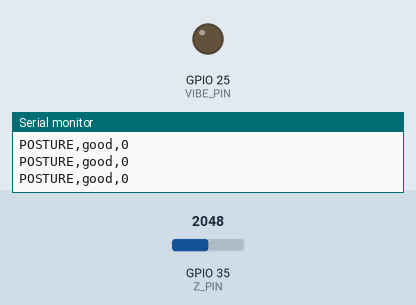
Simulated run of this sketch. Board: ESP32. Shown: output pins drawn as LEDs (lit = HIGH), the last lines printed to the serial monitor. Dashed ring = blinking. The inputs (shaded band) are chosen by the test bench; at power-on: GPIO 35 (Z_PIN) = 2048 (analog values on the 0–4095 scale). Nothing arrives over Bluetooth unless stated; a phone connects over Bluetooth LE 3 s after start.

Above: at 4.6 s.
4.7 s: GPIO 35 (Z_PIN) set to 2192
6.2 s: GPIO 35 (Z_PIN) set to 2291
At 15.32 s:
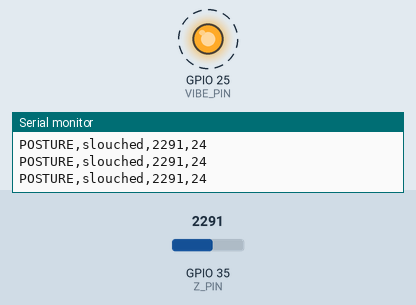
Timing chart, 0 to 18.7 s (numbered marks = the images above; inputs shaded):
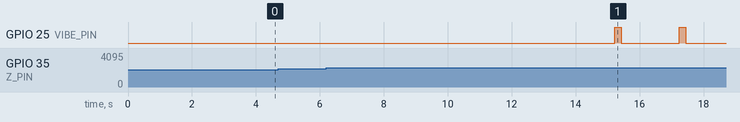

Measured:
- the behaviour switches between 2247 and 2248 on GPIO 35 (Z_PIN) (found by bisection; images 0 and 1)
- after the input at 6.2 s, GPIO 25 (VIBE_PIN): alternates HIGH for 0.20 s and LOW for 1.8 s, starting after 9.0 s

The sketch:

posture.ino
```cpp
/*
 * D.U.C.K ESP32 Posture Sensor
 * Reads analog posture sensor (e.g. flex on Z_PIN), supports calibration,
 * outputs POSTURE,... over USB Serial and BLE notify (same line format).
 * Vibe only after 9 s consecutive bad posture; device turns off after 30 s consecutive bad posture.
 *
 * BLE: NimBLE library (NimBLE-Arduino). Host PC uses telemetry/posture-ble/ (bleak); UUIDs below
 * must match that Python code.
 */

#include <NimBLEDevice.h>

#define Z_PIN        35   // Analog input (e.g. flex sensor with voltage divider)
#define VIBE_PIN     25   // Vibration motor
#define BAUD         115200

// ----- BLE (GATT notify; no Wi-Fi) -----
// Human-readable name in scan results (PC can find us by name or by SERVICE UUID below).
#define BLE_DEVICE_NAME       "DUCK Posture"
// UUID = Universally Unique ID: a fixed label for "this app's BLE service" (like a doorplate).
// Advertised so PCs can spot D.U.C.K even if the OS hides BLE_DEVICE_NAME.
#define BLE_SERVICE_UUID      "4fafc201-1fb5-459e-8fcc-c5c9c331914b"
// One GATT characteristic; NOTIFY = ESP32 pushes each POSTURE line to subscribed clients.
#define BLE_POSTURE_CHAR_UUID "beb5483e-36e1-4688-b7f5-ea07361b26a8"

// ----- Calibration -----
#define CALIBRATION_MS       3000   // How long (ms) to sample at startup to set "good posture" baseline
#define SAMPLE_INTERVAL_MS   50     // Interval between samples during calibration

// ----- Slouch sensitivity (adjust here) -----
#define SLOUCH_THRESHOLD_RAW_PER_DEGREE  10
#define SLOUCH_THRESHOLD_DEGREES         20
#define SLOUCH_THRESHOLD  (SLOUCH_THRESHOLD_DEGREES * SLOUCH_THRESHOLD_RAW_PER_DEGREE)

#define OUTPUT_INTERVAL_MS  100

#define VIBE_ON_MS   200
#define VIBE_OFF_MS  1800
#define VIBE_AFTER_SLOUCH_MS   9000
#define TURNOFF_AFTER_SLOUCH_MS 30000
#define SMOOTH_SAMPLES  5

// "Good posture" ADC average learned at boot (CALIBRATION_MS).
static float baselineRaw = 0.0f;
static bool calibrated = false;

// Rolling buffer for less noisy readings than single analogRead().
static int smoothBuf[SMOOTH_SAMPLES];
static int smoothIdx = 0;
static int smoothCount = 0;

static NimBLEServer* bleServer = nullptr;
// Where we write UTF-8 lines; host subscribes to this UUID to receive notifies.
static NimBLECharacteristic* postureChar = nullptr;
static bool bleClientConnected = false;

// NimBLE calls these when a laptop/phone connects or drops the BLE link.
class DuckBleServerCallbacks : public NimBLEServerCallbacks {
  void onConnect(NimBLEServer* /*pServer*/, NimBLEConnInfo& /*connInfo*/) override {
    bleClientConnected = true;
  }
  void onDisconnect(NimBLEServer* /*pServer*/, NimBLEConnInfo& /*connInfo*/, int /*reason*/) override {
    bleClientConnected = false;
    NimBLEDevice::startAdvertising();  // Become discoverable again for the next session.
  }
};

// One-time: create BLE service + notify characteristic, then start advertising packets.
static void setupBle() {
  NimBLEDevice::init(BLE_DEVICE_NAME);
  bleServer = NimBLEDevice::createServer();
  bleServer->setCallbacks(new DuckBleServerCallbacks());

  NimBLEService* svc = bleServer->createService(BLE_SERVICE_UUID);
  postureChar = svc->createCharacteristic(
      BLE_POSTURE_CHAR_UUID,
      NIMBLE_PROPERTY::NOTIFY);
  svc->start();

  NimBLEAdvertising* adv = NimBLEDevice::getAdvertising();
  adv->setName(BLE_DEVICE_NAME);
  adv->addServiceUUID(BLE_SERVICE_UUID);  // Lets scanners find us without relying on name only.
  adv->enableScanResponse(true);
  NimBLEDevice::startAdvertising();

  Serial.println("BLE: advertising as \"" BLE_DEVICE_NAME "\" (notify characteristic ready).");
}

// Host-visible line: always USB serial; BLE notify only if a client is connected (saves radio).
static void emitPostureLine(const char* line) {
  Serial.println(line);
  if (postureChar && bleClientConnected) {
    postureChar->setValue((const uint8_t*)line, strlen(line));
    postureChar->notify();
  }
}

void setup() {
  Serial.begin(BAUD);
  delay(200);

  pinMode(VIBE_PIN, OUTPUT);
  digitalWrite(VIBE_PIN, LOW);

  analogReadResolution(12);              // 0..4095 typical for ESP32 ADC
  analogSetPinAttenuation(Z_PIN, ADC_11db);  // Full-scale ~3.3 V on GPIO35
  delay(200);

  Serial.println("\n--- D.U.C.K Posture Sensor ---");
  Serial.print("Reset reason: ");
  Serial.println(esp_reset_reason());

  // User must hold neutral posture here; baseline is the reference for "slouched" later.
  Serial.println("Calibrating: hold good posture...");
  unsigned long t0 = millis();
  unsigned long sum = 0;
  int n = 0;
  while (millis() - t0 < CALIBRATION_MS) {
    int raw = analogRead(Z_PIN);
    sum += raw;
    n++;
    delay(SAMPLE_INTERVAL_MS);
  }
  baselineRaw = (n > 0) ? (sum / (float)n) : 2048.0f;
  calibrated = true;
  Serial.print("Baseline (raw): ");
  Serial.println(baselineRaw, 1);
  Serial.print("Slouch threshold: ");
  Serial.print(SLOUCH_THRESHOLD_DEGREES);
  Serial.println(" deg (vibe after 9s bad, off after 30s bad).");
  Serial.println("Output: POSTURE,<state>[,<value>][,<deviation_deg>]");

  setupBle();  // After calibration so we do not advertise mid-calibration.
}

// Simple moving average over the last SMOOTH_SAMPLES ADC readings.
int readSmoothedRaw() {
  int raw = analogRead(Z_PIN);
  smoothBuf[smoothIdx] = raw;
  smoothIdx = (smoothIdx + 1) % SMOOTH_SAMPLES;
  if (smoothCount < SMOOTH_SAMPLES) smoothCount++;
  long s = 0;
  for (int i = 0; i < smoothCount; i++) s += smoothBuf[i];
  return (int)(s / smoothCount);
}

void loop() {
  static unsigned long lastPrint = 0;
  static unsigned long vibeOffAt = 0;
  static unsigned long nextVibeAllowedAt = 0;
  static bool vibeOn = false;
  static unsigned long slouchStartedAt = 0;  // Start time of current continuous slouch streak
  static bool deviceOff = false;            // Latched after TURNOFF_AFTER_SLOUCH_MS
  static char lineBuf[56];

  if (deviceOff) {
    delay(1000);
    return;
  }

  unsigned long now = millis();
  int raw = readSmoothedRaw();

  // Magnitude of tilt vs calibrated baseline (firmware "degrees" are scaled from raw ADC).
  int deviationRaw = (int)(raw - baselineRaw);
  if (deviationRaw < 0) deviationRaw = -deviationRaw;
  int deviationDeg = deviationRaw / SLOUCH_THRESHOLD_RAW_PER_DEGREE;
  bool slouched = calibrated && (deviationRaw >= SLOUCH_THRESHOLD);

  if (slouched) {
    if (slouchStartedAt == 0) slouchStartedAt = now;
    unsigned long slouchDurationMs = now - slouchStartedAt;

    if (slouchDurationMs >= TURNOFF_AFTER_SLOUCH_MS) {
      digitalWrite(VIBE_PIN, LOW);
      deviceOff = true;
      emitPostureLine("POSTURE,off,30s_bad");  // Then loop idles in deviceOff state.
      return;
    }

    // Haptics only after sustained bad posture (not on every brief dip).
    if (slouchDurationMs >= VIBE_AFTER_SLOUCH_MS) {
      if (!vibeOn && now >= nextVibeAllowedAt) {
        digitalWrite(VIBE_PIN, HIGH);
        vibeOn = true;
        vibeOffAt = now + VIBE_ON_MS;
      } else if (vibeOn && now >= vibeOffAt) {
        digitalWrite(VIBE_PIN, LOW);
        vibeOn = false;
        nextVibeAllowedAt = now + VIBE_OFF_MS;
      }
    }
  } else {
    slouchStartedAt = 0;  // Good posture resets the consecutive-slouch timer.
    digitalWrite(VIBE_PIN, LOW);
    vibeOn = false;
  }

  // Rate-limit serial/BLE so the host is not flooded faster than ~10 Hz.
  if (now - lastPrint >= OUTPUT_INTERVAL_MS) {
    lastPrint = now;
    if (slouched) {
      snprintf(lineBuf, sizeof(lineBuf), "POSTURE,slouched,%d,%d", raw, deviationDeg);
    } else {
      snprintf(lineBuf, sizeof(lineBuf), "POSTURE,good,%d", deviationDeg);
    }
    emitPostureLine(lineBuf);
  }

  delay(10);
}
```
